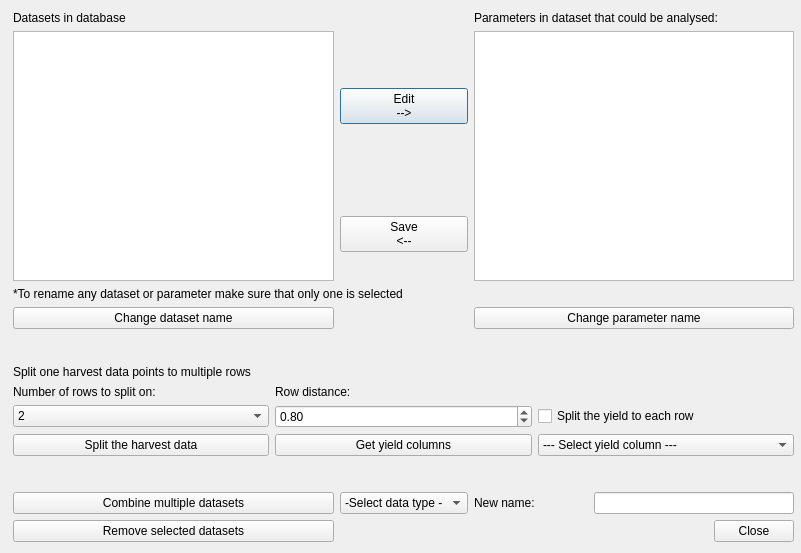
<?xml version="1.0" encoding="UTF-8"?>
<ui version="4.0">
 <class>TableMgmtDialog</class>
 <widget class="QDialog" name="TableMgmtDialog">
  <property name="geometry">
   <rect>
    <x>0</x>
    <y>0</y>
    <width>801</width>
    <height>553</height>
   </rect>
  </property>
  <property name="windowTitle">
   <string>Edit datasets</string>
  </property>
  <widget class="QWidget" name="gridLayoutWidget">
   <property name="geometry">
    <rect>
     <x>13</x>
     <y>11</y>
     <width>781</width>
     <height>531</height>
    </rect>
   </property>
   <layout class="QGridLayout" name="gridLayout">
    <item row="1" column="1">
     <widget class="QPushButton" name="pButAdd_Param">
      <property name="text">
       <string>Edit
--&gt;</string>
      </property>
     </widget>
    </item>
    <item row="1" column="0" rowspan="2">
     <widget class="QListWidget" name="SATables"/>
    </item>
    <item row="9" column="0">
     <widget class="QPushButton" name="pButRemove">
      <property name="enabled">
       <bool>true</bool>
      </property>
      <property name="text">
       <string>Remove selected datasets</string>
      </property>
     </widget>
    </item>
    <item row="4" column="2">
     <widget class="QPushButton" name="pButChangeParam">
      <property name="enabled">
       <bool>true</bool>
      </property>
      <property name="text">
       <string>Change parameter name</string>
      </property>
     </widget>
    </item>
    <item row="8" column="2">
     <layout class="QHBoxLayout" name="horizontalLayout">
      <item>
       <widget class="QLabel" name="label_4">
        <property name="text">
         <string>New name:</string>
        </property>
       </widget>
      </item>
      <item>
       <widget class="QLineEdit" name="LEName">
        <property name="maximumSize">
         <size>
          <width>200</width>
          <height>16777215</height>
         </size>
        </property>
       </widget>
      </item>
     </layout>
    </item>
    <item row="1" column="2" rowspan="2">
     <widget class="QListWidget" name="SAParams">
      <property name="minimumSize">
       <size>
        <width>0</width>
        <height>250</height>
       </size>
      </property>
     </widget>
    </item>
    <item row="4" column="0">
     <widget class="QPushButton" name="pButChangeTbl">
      <property name="enabled">
       <bool>true</bool>
      </property>
      <property name="text">
       <string>Change dataset name</string>
      </property>
     </widget>
    </item>
    <item row="8" column="1">
     <widget class="QComboBox" name="CBDataType">
      <property name="locale">
       <locale language="English" country="UnitedKingdom"/>
      </property>
      <item>
       <property name="text">
        <string>-Select data type -</string>
       </property>
      </item>
      <item>
       <property name="text">
        <string>plant</string>
       </property>
      </item>
      <item>
       <property name="text">
        <string>fertilize</string>
       </property>
      </item>
      <item>
       <property name="text">
        <string>spray</string>
       </property>
      </item>
      <item>
       <property name="text">
        <string>other</string>
       </property>
      </item>
      <item>
       <property name="text">
        <string>harvest</string>
       </property>
      </item>
      <item>
       <property name="text">
        <string>soil</string>
       </property>
      </item>
     </widget>
    </item>
    <item row="0" column="2">
     <widget class="QLabel" name="label_3">
      <property name="text">
       <string>Parameters in dataset that could be analysed:</string>
      </property>
      <property name="wordWrap">
       <bool>true</bool>
      </property>
     </widget>
    </item>
    <item row="8" column="0">
     <widget class="QPushButton" name="pButCombine">
      <property name="enabled">
       <bool>true</bool>
      </property>
      <property name="text">
       <string>Combine multiple datasets</string>
      </property>
     </widget>
    </item>
    <item row="6" column="0" colspan="3">
     <layout class="QGridLayout" name="gridLayout_2">
      <item row="3" column="0">
       <widget class="QPushButton" name="pButSplitRows">
        <property name="text">
         <string>Split the harvest data</string>
        </property>
       </widget>
      </item>
      <item row="2" column="2">
       <widget class="QCheckBox" name="CBSplitYield">
        <property name="text">
         <string>Split the yield to each row</string>
        </property>
       </widget>
      </item>
      <item row="2" column="0">
       <widget class="QComboBox" name="CBNbrRows">
        <item>
         <property name="text">
          <string>2</string>
         </property>
        </item>
        <item>
         <property name="text">
          <string>4</string>
         </property>
        </item>
        <item>
         <property name="text">
          <string>6</string>
         </property>
        </item>
       </widget>
      </item>
      <item row="1" column="0">
       <widget class="QLabel" name="label_6">
        <property name="text">
         <string>Number of rows to split on:</string>
        </property>
        <property name="wordWrap">
         <bool>true</bool>
        </property>
       </widget>
      </item>
      <item row="2" column="1">
       <widget class="QDoubleSpinBox" name="SBRowDistance">
        <property name="value">
         <double>0.800000000000000</double>
        </property>
       </widget>
      </item>
      <item row="1" column="1">
       <widget class="QLabel" name="label_7">
        <property name="text">
         <string>Row distance:</string>
        </property>
        <property name="wordWrap">
         <bool>true</bool>
        </property>
       </widget>
      </item>
      <item row="0" column="0" colspan="3">
       <widget class="QLabel" name="label_5">
        <property name="text">
         <string>Split one harvest data points to multiple rows</string>
        </property>
        <property name="wordWrap">
         <bool>true</bool>
        </property>
       </widget>
      </item>
      <item row="3" column="2">
       <widget class="QComboBox" name="CBColumns">
        <item>
         <property name="text">
          <string>--- Select yield column ---</string>
         </property>
        </item>
       </widget>
      </item>
      <item row="3" column="1">
       <widget class="QPushButton" name="pButGetYieldCol">
        <property name="locale">
         <locale language="English" country="Uganda"/>
        </property>
        <property name="text">
         <string>Get yield columns</string>
        </property>
       </widget>
      </item>
     </layout>
    </item>
    <item row="5" column="0">
     <spacer name="verticalSpacer">
      <property name="orientation">
       <enum>Qt::Vertical</enum>
      </property>
      <property name="sizeHint" stdset="0">
       <size>
        <width>20</width>
        <height>40</height>
       </size>
      </property>
     </spacer>
    </item>
    <item row="9" column="2">
     <widget class="QDialogButtonBox" name="button_box">
      <property name="orientation">
       <enum>Qt::Horizontal</enum>
      </property>
      <property name="standardButtons">
       <set>QDialogButtonBox::Close</set>
      </property>
      <property name="centerButtons">
       <bool>false</bool>
      </property>
     </widget>
    </item>
    <item row="0" column="0">
     <widget class="QLabel" name="label">
      <property name="text">
       <string>Datasets in database</string>
      </property>
     </widget>
    </item>
    <item row="3" column="0" colspan="3">
     <widget class="QLabel" name="label_2">
      <property name="text">
       <string>*To rename any dataset or parameter make sure that only one is selected</string>
      </property>
      <property name="wordWrap">
       <bool>true</bool>
      </property>
     </widget>
    </item>
    <item row="2" column="1">
     <widget class="QPushButton" name="pButSave">
      <property name="text">
       <string>Save
&lt;--</string>
      </property>
     </widget>
    </item>
    <item row="7" column="0">
     <spacer name="verticalSpacer_2">
      <property name="orientation">
       <enum>Qt::Vertical</enum>
      </property>
      <property name="sizeHint" stdset="0">
       <size>
        <width>20</width>
        <height>40</height>
       </size>
      </property>
     </spacer>
    </item>
   </layout>
  </widget>
 </widget>
 <tabstops>
  <tabstop>SATables</tabstop>
  <tabstop>pButAdd_Param</tabstop>
  <tabstop>SAParams</tabstop>
  <tabstop>pButSave</tabstop>
  <tabstop>pButChangeTbl</tabstop>
  <tabstop>pButChangeParam</tabstop>
  <tabstop>CBNbrRows</tabstop>
  <tabstop>SBRowDistance</tabstop>
  <tabstop>CBSplitYield</tabstop>
  <tabstop>pButGetYieldCol</tabstop>
  <tabstop>CBColumns</tabstop>
  <tabstop>pButSplitRows</tabstop>
  <tabstop>CBDataType</tabstop>
  <tabstop>LEName</tabstop>
  <tabstop>pButCombine</tabstop>
  <tabstop>pButRemove</tabstop>
 </tabstops>
 <resources/>
 <connections>
  <connection>
   <sender>button_box</sender>
   <signal>accepted()</signal>
   <receiver>TableMgmtDialog</receiver>
   <slot>accept()</slot>
   <hints>
    <hint type="sourcelabel">
     <x>20</x>
     <y>20</y>
    </hint>
    <hint type="destinationlabel">
     <x>20</x>
     <y>20</y>
    </hint>
   </hints>
  </connection>
  <connection>
   <sender>button_box</sender>
   <signal>rejected()</signal>
   <receiver>TableMgmtDialog</receiver>
   <slot>reject()</slot>
   <hints>
    <hint type="sourcelabel">
     <x>20</x>
     <y>20</y>
    </hint>
    <hint type="destinationlabel">
     <x>20</x>
     <y>20</y>
    </hint>
   </hints>
  </connection>
 </connections>
</ui>
